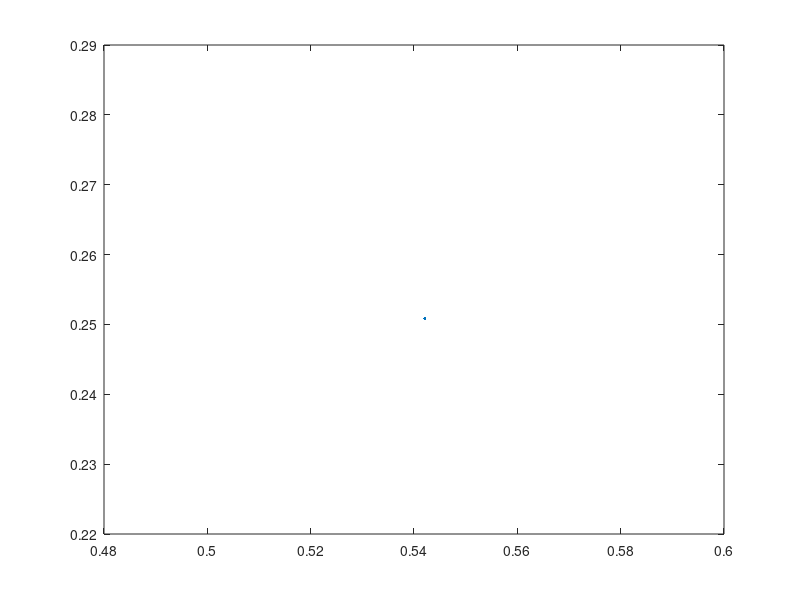

The MATLAB script that drew this image: (Note: this script raises an error after producing the figure.)
%%%%%%%%%%%%%%%%%%%%%%%%%
% GanRunze Assignment 2
% 2021/2/15
%% Q1 Gradient Descent method
clear; close all; clc;
iter = 2000;
threshold = 0.01; 
eta = 0.001;
x0 = rand;
y0 = rand;
x = x0;
y = y0;
Xmin = -2;
Xmax = 2;
delta = 0.01;
Ymin = -2;
Ymax = 2;
X = [Xmin: delta: Xmax];
Y = [Ymin: delta: Ymax];
[xx ,yy] = meshgrid(X,Y);
F = (1-xx).^2 + 100*(yy-xx.^2).^2;
t1 = 0;
for i = 1:iter
    t1 = t1 + 1;
    gx = 2*(1-x) + 400*x*(y-x^2);
    gy = -200 * (y-x^2);
    x = x + eta*gx;
    y = y + eta*gy;
    P_s(1,t1) = x;
    P_s(2,t1) = y;
    G = plot(x,y,'LineWidth',1.5);
    set(get(get(G, 'Annotation'),'LegendInformation'),'IconDisplayStyle', 'off');
    E = (1-x)^2 + 100*(y-x^2)^2; 
    if abs(E) < threshold
        fprintf('Error < %6.5f\n', E);
        fprintf('Iteration: %d\n',t1);
        break
    end
    i
end
hold on;

% Newtons Methods
x = x0;
y = y0;
iter2 = 100;
threshold2 = 1e-8;
H = zeros(2,2);
g = zeros(2,1);
gradient = zeros(2,1);
t2 = 0;
for i = 1: iter2
    t2 = t2 + 1;
    g = [2*(1-x) + 400*x*(y-x^2);-200 * (y-x^2)];
    H = [(-2 + 400*y -800 * x^2),400*x;400*x,-200];
    gradient = -inv(H)*g;
    x = x + gradient(1);
    y = y + gradient(2);
    P2(1,t2) = x;
    P2(2,t2) = y;
     N = plot(x,y,'LineWidth',1.5);
    set(get(get(N,'Annotation'),'LegendInformation'),'IconDisplayStyle','off');
    E2 = (1-x)^2 + 100*(y-x^2)^2;
    if E2 < threshold2
        fprintf('Error is %6.5f',E2);
        fprintf('iteration',t2);
        break
    end
    i
end


origin= plot(1,1,'ro','MarkerSize',5,'MarkerFaceColor','r');
set(get(get(origin,'Annotation'),'LegendInformation'),'IconDisplayStyle','off');
text(1.05,1,'(1,1)','FontSize',10);
GD = plot(P_s(1,1:t1),P_s(2,1:t1),'r','LineWidth',1.5);
hold on;
Newton = plot(P2(1,1:t2),P2(2,1:t2),'b','LineWidth',1.5);
legend({'Gradient Descent','Newtons Method'});
hold on;
contour(xx, yy , F);

%% Q2 sequential mode training
clear; close all; clc;
b = 1.6;
x = -b:0.01:b;
y = 1.2*sin(pi*x) - cos(2.4*pi*x);
neuron_list = [1 2 5 8 10 20 50 100];

lr = 0.01;
epoch_s = 3000;
P_s = zeros(4,length(neuron_list));
Predict_s = zeros(length(y),length(neuron_list));
for i = 1:length(neuron_list)
    
    [P_s(1,i),P_s(2,i),P_s(3,i),P_s(4,i),Predict_s(:,i)] = seq_train(neuron_list(i),epoch_s,lr);

end
%% batch mode train using trainlm
clear; close all; clc;
b = 1.6;
x = -b:0.01:b;
y = 1.2*sin(pi*x) - cos(2.4*pi*x);
x2 = -b:0.05:b;
neuron_list = [1 2 5 8 10 20 50 100];

lr = 0.01;
epoch_b = 200;
P_b = zeros(4,length(neuron_list));
Predict_b = zeros(length(y),length(neuron_list));
for i = 1:length(neuron_list)

    [P_b(1,i),P_b(2,i),P_b(3,i),P_b(4,i),Predict_b(:,i)] = batch_trainlm(neuron_list(i),epoch_b,lr);
end

%% batch mode train using trainbr
clear; close all; clc;
b = 1.6;
x = -b:0.01:b;
y = 1.2*sin(pi*x) - cos(2.4*pi*x);
x2 = -b:0.05:b;
neuron_list = [1 2 5 8 10 20 50 100];
lr = 0.01;
epoch_b = 200;
P_b = zeros(4,length(neuron_list));
Predict_b = zeros(length(y),length(neuron_list));
for i = 1:length(neuron_list)

    [P_b(1,i),P_b(2,i),P_b(3,i),P_b(4,i),Predict_b(:,i)] = batch_trainbr(neuron_list(i),epoch_b,lr);
end


%% Q3 Image Classification Task
close all;clear;clc;

% transform of automobile_train 
path_auto = '/home/ryan/NNHomework/HW2/group_1/automobile_train/';
train_auto_list = dir(strcat(path_auto , '*.jpg'));
input_auto = zeros(32*32,length(train_auto_list));
input_auto_label = zeros(1,length(train_auto_list));
for i = 1:length(train_auto_list)
    image_auto = imread([path_auto, train_auto_list(i).name]);
    image_auto = rgb2gray(image_auto);
    input_auto(:,i) = image_auto(:);
    disp(['automobile_train',num2str(i)]);
end
save('/home/ryan/NNHomework/HW2/train_auto.mat');

% transform of automobile_test
path_auto_test = '/home/ryan/NNHomework/HW2/group_1/automobile_test/';
train_auto_test_list = dir(strcat(path_auto_test , '*.jpg'));
input_auto_test = zeros(32*32,length(train_auto_test_list));
input_auto_test_label = zeros(1,length(train_auto_test_list));
for i = 1:length(train_auto_test_list)
    image_auto_test = imread([path_auto_test, train_auto_test_list(i).name]);
    image_auto_test = rgb2gray(image_auto_test);
    input_auto_test(:,i) = image_auto_test(:);
    disp(['automobile_test',num2str(i)]);
end
save('/home/ryan/NNHomework/HW2/test_auto.mat');

% transform of dog_train
path_dog = '/home/ryan/NNHomework/HW2/group_1/dog_train/';
train_dog_list = dir(strcat(path_dog , '*.jpg'));
input_dog = zeros(32*32,length(train_dog_list));
input_dog_label = ones(1,length(train_dog_list));
for i = 1:length(train_dog_list)
    image_dog = imread([path_dog, train_dog_list(i).name]);
    image_dog = rgb2gray(image_dog);
    input_dog(:,i) = image_dog(:);
     disp(['dog_train',num2str(i)]);
end
save('/home/ryan/NNHomework/HW2/train_dog.mat','input_dog','input_dog_label');

% transform of dog_test
path_dog_test = '/home/ryan/NNHomework/HW2/group_1/dog_test/';
train_dog_test_list = dir(strcat(path_dog_test , '*.jpg'));
input_dog_test = zeros(32*32,length(train_dog_test_list));
input_dog_test_label = ones(1,length(train_dog_test_list));
for i = 1:length(train_dog_test_list)
    image_dog_test = imread([path_dog_test, train_dog_test_list(i).name]);
    image_dog_test = rgb2gray(image_dog_test);
    input_dog_test(:,i) = image_dog_test(:);
    disp(['dog_test',num2str(i)]);
end
save('/home/ryan/NNHomework/HW2/test_dog.mat');

train_data = [input_auto input_dog];    
% size of train_data is 1024*900
train_label = [input_auto_label input_dog_label];
% size of train_label is 1*900
test_data = [input_auto_test input_dog_test];
% test_data
test_label = [input_auto_test_label input_dog_test_label];
% test_label

epoch = 1000;
lr = 0.1;
input_train = [train_data; train_label]';
input_test = [test_data; test_label]';
[w,e,loss_train] = rosenblatt(input_train,epoch,lr);
acc_train = accuracy(input_train,w);
acc_test = accuracy(input_test,w);
fprintf('Training accuracy of Rosenblatt perceptron is: %6.5f\n',acc_train);
fprintf('Testing accuracy of Rosenblatt perceptron is: %6.5f\n',acc_test);

neuron = 20;
epoch = 1000;
lr = 0.1;
Fcn_list = string({'trainlm','trainbr','traingdx','trainbfg','traincgb'});% 5
rgl_list = [0 0.1 0.2 0.4 0.6 0.8 1.0];% 7
input_train = input_train';
input_test = input_test';
batch = 10;
% MLP batch

acc_batch = zeros(length(Fcn_list),length(rgl_list),2);
for i = 1: length(Fcn_list)
    for j = 1: length(rgl_list)
    [acc_batch(i,j,1),acc_batch(i,j,2)] = MLP_batch(batch,input_train,input_test, ...
        neuron,epoch,lr,rgl_list(j),Fcn_list(i));
    end
end

b = bar3(acc_batch(:,:,1),0.6);
title('MLP batch training set accuracy');
xticklabels({'0','0.1','0.2','0.4','0.6','0.8','1.0'});
xlabel('Regularization list');
yticklabels({'trainlm','trainbr','traingdx','trainbfg','traincgb'});
ylabel('TrainFcn list');
zlabel('Accuracy');

figure;
bar3(acc_batch(:,:,2));
title('MLP batch validation set accuracy');
xticklabels({'0','0.1','0.2','0.4','0.6','0.8','1.0'});
xlabel('Regularization list');
yticklabels({'trainlm','trainbr','traingdx','trainbfg','traincgb'});
ylabel('TrainFcn list');
zlabel('Accuracy');

figure;
plot(acc_batch(:,:,1));
title('MLP batch training set accuracy');
xticklabels({'trainlm','','trainbr','','traingdx', ...
    '','trainbfg','','traincgb'});
xlabel('TrainFcn list');
ylabel('Accuracy');
legend('0','0.1','0.2','0.4','0.6','0.8','1.0');

figure;
plot(acc_batch(:,:,2));
title('MLP batch validation set accuracy');
xticklabels({'trainlm','','trainbr','','traingdx', ...
    '','trainbfg','','traincgb'});
xlabel('TrainFcn list');
ylabel('Accuracy');
legend('0','0.1','0.2','0.4','0.6','0.8','1.0');

%%
% MLP Sequential

result = zeros(length(Fcn_list),length(rgl_list),2);
for i = 1: length(Fcn_list)
    for j = 1: length(rgl_list)
    [result(i,j,1),result(i,j,2)] = MLP_sequential(input_train,input_test, ...
        neuron,epoch,lr,rgl_list(j),Fcn_list(i));
    end
end


b = bar3(result(:,:,1),0.6);
title('MLP sequential training set accuracy');
xticklabels({'0','0.1','0.2','0.4','0.6','0.8','1.0'});
xlabel('Regularization list');
yticklabels({'trainlm','trainbr','traingdx','trainbfg','traincgb'});
ylabel('TrainFcn list');
zlabel('Accuracy');

figure;
bar3(result(:,:,2));
title('MLP sequential validation set accuracy');
xticklabels({'0','0.1','0.2','0.4','0.6','0.8','1.0'});
xlabel('Regularization list');
yticklabels({'trainlm','trainbr','traingdx','trainbfg','traincgb'});
ylabel('TrainFcn list');
zlabel('Accuracy');

figure;
plot(result(:,:,1));
title('MLP sequential training set accuracy');
xticklabels({'trainlm','','trainbr','','traingdx', ...
    '','trainbfg','','traincgb'});
xlabel('TrainFcn list');
ylabel('Accuracy');
legend('0','0.1','0.2','0.4','0.6','0.8','1.0');

figure;
plot(result(:,:,2));
title('MLP sequential validation set accuracy');
xticklabels({'trainlm','','trainbr','','traingdx', ...
    '','trainbfg','','traincgb'});
xlabel('TrainFcn list');
ylabel('Accuracy');
legend('0','0.1','0.2','0.4','0.6','0.8','1.0');


%%



